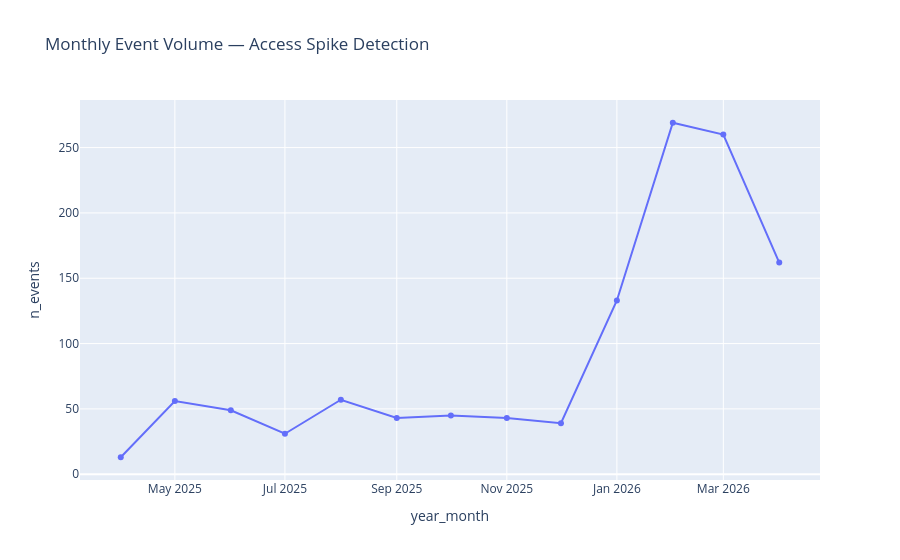

Notebook cell for this chart:
### Markdown cell above
### 2.4 Trend Analysis — Is Insider Risk Increasing Over Time?

### Code cell
monthly = logs.groupby("year_month").size().reset_index(name="n_events")
fig = px.line(monthly, x="year_month", y="n_events",
              title="Monthly Event Volume — Access Spike Detection",
              markers=True)
fig.show()
print("Notable: Events spike sharply in Jan-Apr 2026.")
print("This could indicate: increased headcount, seasonal patterns, or escalating insider activity.")

### Figure 1 — Plotly figure (JSON) as saved in the notebook; plotly's stock layout.template omitted (floating-point values rounded to 4 significant figures)
{"data": [{"hovertemplate": "year_month=%{x}<br>n_events=%{y}<extra></extra>", "legendgroup": "", "line": {"color": "#636efa", "dash": "solid"}, "marker": {"symbol": "circle"}, "mode": "lines+markers", "name": "", "orientation": "v", "showlegend": false, "type": "scatter", "x": ["2025-04", "2025-05", "2025-06", "2025-07", "2025-08", "2025-09", "2025-10", "2025-11", "2025-12", "2026-01", "2026-02", "2026-03", "2026-04"], "xaxis": "x", "y": [13, 56, 49, 31, 57, 43, 45, 43, 39, 133, 269, 260, 162], "yaxis": "y"}], "layout": {"legend": {"tracegroupgap": 0}, "title": {"text": "Monthly Event Volume — Access Spike Detection"}, "xaxis": {"anchor": "y", "domain": [0, 1], "title": {"text": "year_month"}}, "yaxis": {"anchor": "x", "domain": [0, 1], "title": {"text": "n_events"}}}}
